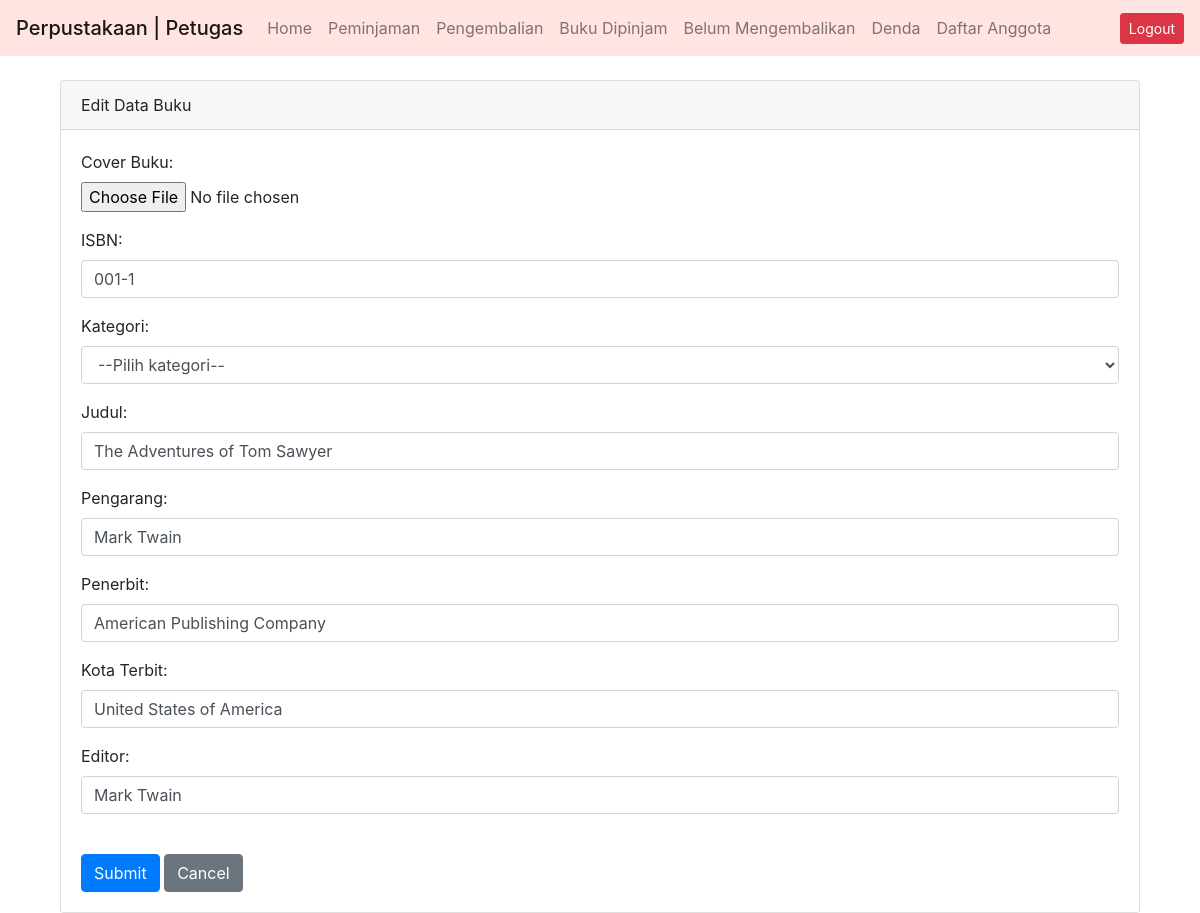
Page /edit_buku.php?id=1 on the committed database.
### tables this page shows
CREATE TABLE `buku` (
  `idbuku` int(5) NOT NULL,
  `isbn` varchar(13) NOT NULL,
  `judul` varchar(100) NOT NULL,
  `idkategori` int(5) NOT NULL,
  `pengarang` varchar(30) NOT NULL,
  `penerbit` varchar(30) NOT NULL,
  `kota_terbit` varchar(30) NOT NULL,
  `editor` varchar(30) NOT NULL,
  `file_gambar` varchar(255) DEFAULT NULL,
  `tgl_insert` date NOT NULL,
  `tgl_update` date NOT NULL,
  `stok` int(5) NOT NULL,
  `stok_tersedia` int(5) NOT NULL
);

### edit_buku.php (the view, shortened to what this page needs)
<?php
require_once('db_login.php');
$id = $_GET['id'];
if (!isset($_POST["submit"])){
    $query = " SELECT *, kategori.nama FROM buku JOIN kategori ON buku.idkategori=kategori.idkategori WHERE idbuku=" .$id. " ";
    $result = $db->query($query);
    if (!$result){
        die ("Could not the query database: <br />" . $db->error);
    } else {
        while ($row = $result->fetch_object()){
            $isbn = $row->isbn;
            $judul = $row->judul;
            $kategori = $row->nama;
            $pengarang = $row->pengarang;
            $penerbit = $row->penerbit;
            $kota_terbit = $row->kota_terbit;
            $editor = $row->editor;
        }
    }
}
?>
<br>
<div class="container">
    <div class="card">
        <div class="card-header">Edit Data Buku</div>
        <div class="card-body">
            <form method="POST" autocomplete="on" action="<?php echo htmlspecialchars($_SERVER["PHP_SELF"]).'?id=' .$id; ?>">
            <div class="form-group">
                <label for="cover_buku">Cover Buku:</label>
                <br>
                <input type="file" id="file_gambar" name="file_gambar" value="">
            </div>
            <div class="form-group">
                <label for="isbn">ISBN:</label>
                <input type="text" class="form-control" id="isbn" name="isbn" value="<?php echo $isbn;?>">
            </div>
            <div class="form-group">
                <label for="kategori">Kategori:</label>
                <select name="kategori" id="kategori" class="form-control">
                    <option value="none" <?php if (isset($kategori)) echo 'selected="true"';?>>--Pilih kategori--</option>
                </select>
            </div>
            <div class="form-group">
                <label for="judul">Judul:</label>
                <input class="form-control" id="judul" name="judul" rows="5" value="<?php echo $judul;?>">
            </div>
            <div class="form-group">
                <label for="pengarang">Pengarang:</label>
                <input class="form-control" id="pengarang" name="pengarang" rows="5" value="<?php echo $pengarang;?>">
            </div>
            <div class="form-group">
                <label for="penerbit">Penerbit:</label>
                <input class="form-control" id="penerbit" name="penerbit" rows="5" value="<?php echo $penerbit;?>">
            </div>
            <div class="form-group">
                <label for="kotaterbit">Kota Terbit:</label>
                <input class="form-control" id="kota_terbit" name="kota_terbit" rows="5" value="<?php echo $kota_terbit;?>">
            </div>
            <div class="form-group">
                <label for="editor">Editor:</label>
                <input class="form-control" id="editor" name="editor" rows="5" value="<?php echo $editor;?>">
            </div>
            <br>
            <button type="submit" class="btn btn-primary" name="submit" value="submit">Submit</button>
            <a href="index2.php" class="btn btn-secondary">Cancel</a>
        </form>
        </div>
    </div>
</div>

### css/style.css (style rules this page uses)
body { background-image: url("perpus.jpg"); }

### rows in the picture
buku: isbn "001-1", judul "The Adventures of Tom Sawyer", pengarang "Mark Twain", penerbit "American Publishing Company", kota_terbit "United States of America", editor "Mark Twain"
